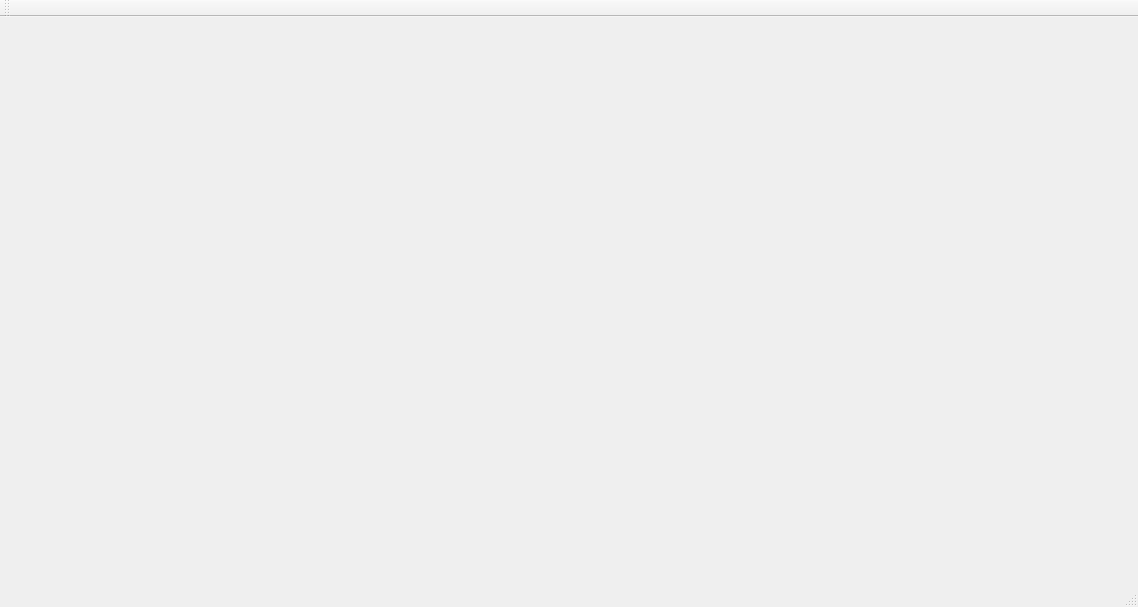
<?xml version="1.0" encoding="UTF-8"?>
<ui version="4.0">
 <class>MainWindow</class>
 <widget class="QMainWindow" name="MainWindow">
  <property name="geometry">
   <rect>
    <x>0</x>
    <y>0</y>
    <width>1138</width>
    <height>607</height>
   </rect>
  </property>
  <property name="windowTitle">
   <string>MainWindow</string>
  </property>
  <widget class="QWidget" name="centralWidget">
   <widget class="QWidget" name="widget" native="true">
    <property name="geometry">
     <rect>
      <x>70</x>
      <y>60</y>
      <width>971</width>
      <height>461</height>
     </rect>
    </property>
   </widget>
  </widget>
  <widget class="QMenuBar" name="menuBar">
   <property name="geometry">
    <rect>
     <x>0</x>
     <y>0</y>
     <width>1138</width>
     <height>22</height>
    </rect>
   </property>
  </widget>
  <widget class="QToolBar" name="mainToolBar">
   <attribute name="toolBarArea">
    <enum>TopToolBarArea</enum>
   </attribute>
   <attribute name="toolBarBreak">
    <bool>false</bool>
   </attribute>
  </widget>
  <widget class="QStatusBar" name="statusBar"/>
 </widget>
 <layoutdefault spacing="6" margin="11"/>
 <resources/>
 <connections/>
</ui>
